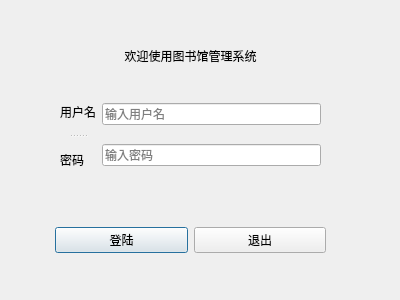
<?xml version="1.0" encoding="UTF-8"?>
<ui version="4.0">
 <class>LoginDialog</class>
 <widget class="QDialog" name="LoginDialog">
  <property name="geometry">
   <rect>
    <x>0</x>
    <y>0</y>
    <width>400</width>
    <height>300</height>
   </rect>
  </property>
  <property name="windowTitle">
   <string>Dialog</string>
  </property>
  <widget class="QLabel" name="label_3">
   <property name="geometry">
    <rect>
     <x>100</x>
     <y>40</y>
     <width>181</width>
     <height>31</height>
    </rect>
   </property>
   <property name="text">
    <string>欢迎使用图书馆管理系统</string>
   </property>
   <property name="alignment">
    <set>Qt::AlignCenter</set>
   </property>
  </widget>
  <widget class="QWidget" name="layoutWidget">
   <property name="geometry">
    <rect>
     <x>60</x>
     <y>90</y>
     <width>261</width>
     <height>91</height>
    </rect>
   </property>
   <layout class="QHBoxLayout" name="horizontalLayout_2">
    <item>
     <widget class="QSplitter" name="splitter">
      <property name="orientation">
       <enum>Qt::Vertical</enum>
      </property>
      <widget class="QLabel" name="label_2">
       <property name="text">
        <string>用户名</string>
       </property>
      </widget>
      <widget class="QLabel" name="label">
       <property name="text">
        <string>密码</string>
       </property>
      </widget>
     </widget>
    </item>
    <item>
     <layout class="QVBoxLayout" name="verticalLayout_2">
      <item>
       <widget class="QLineEdit" name="user_lineEdit">
        <property name="placeholderText">
         <string>输入用户名</string>
        </property>
       </widget>
      </item>
      <item>
       <widget class="QLineEdit" name="pwd_lineEdit">
        <property name="echoMode">
         <enum>QLineEdit::Password</enum>
        </property>
        <property name="placeholderText">
         <string>输入密码</string>
        </property>
       </widget>
      </item>
     </layout>
    </item>
   </layout>
  </widget>
  <widget class="QWidget" name="">
   <property name="geometry">
    <rect>
     <x>55</x>
     <y>210</y>
     <width>271</width>
     <height>61</height>
    </rect>
   </property>
   <layout class="QHBoxLayout" name="horizontalLayout">
    <item>
     <widget class="QPushButton" name="login_pushButton">
      <property name="text">
       <string>登陆</string>
      </property>
     </widget>
    </item>
    <item>
     <widget class="QPushButton" name="exit_pushButton">
      <property name="text">
       <string>退出</string>
      </property>
     </widget>
    </item>
   </layout>
  </widget>
 </widget>
 <resources/>
 <connections>
  <connection>
   <sender>exit_pushButton</sender>
   <signal>clicked()</signal>
   <receiver>LoginDialog</receiver>
   <slot>close()</slot>
   <hints>
    <hint type="sourcelabel">
     <x>256</x>
     <y>235</y>
    </hint>
    <hint type="destinationlabel">
     <x>199</x>
     <y>149</y>
    </hint>
   </hints>
  </connection>
 </connections>
</ui>
